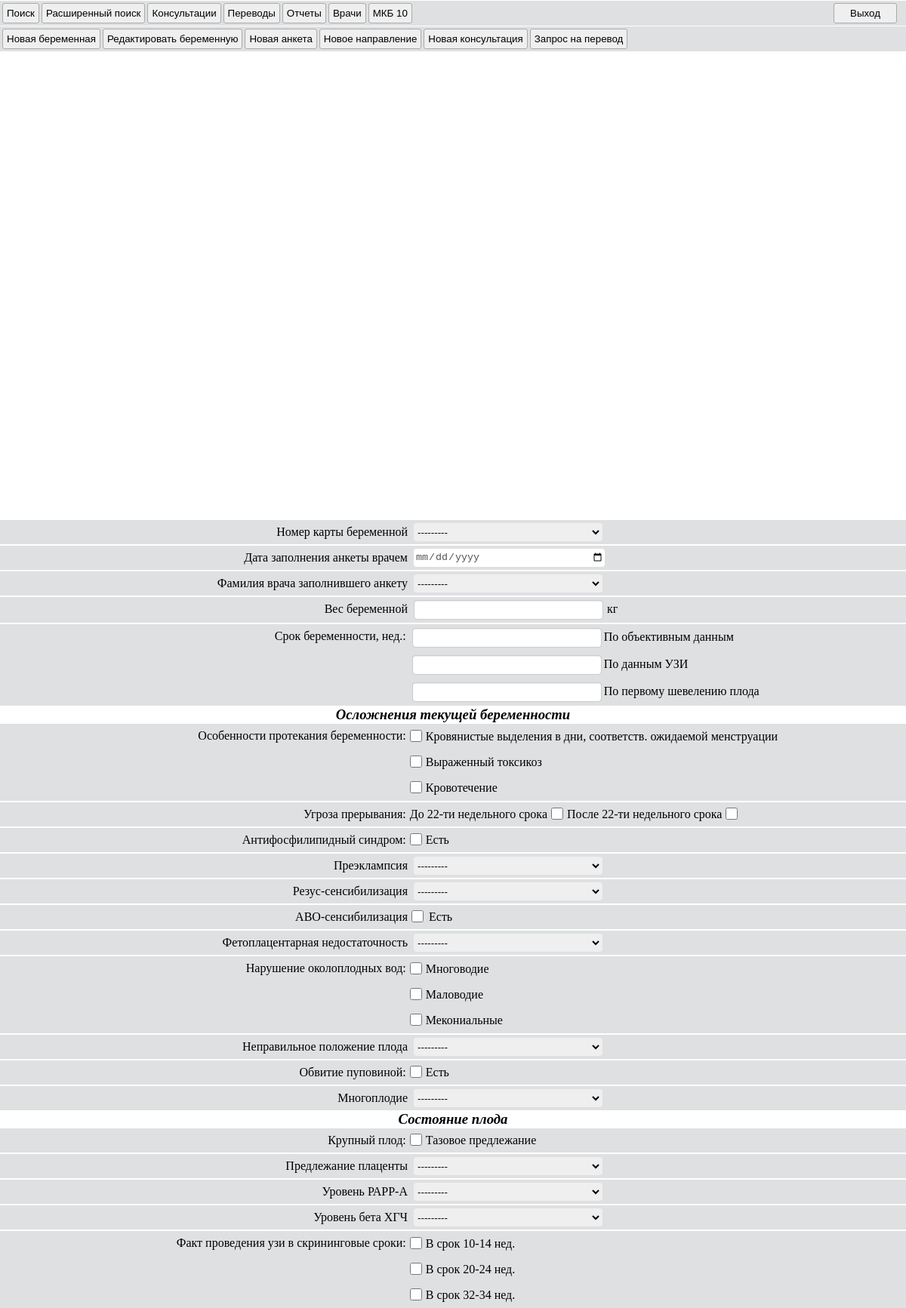
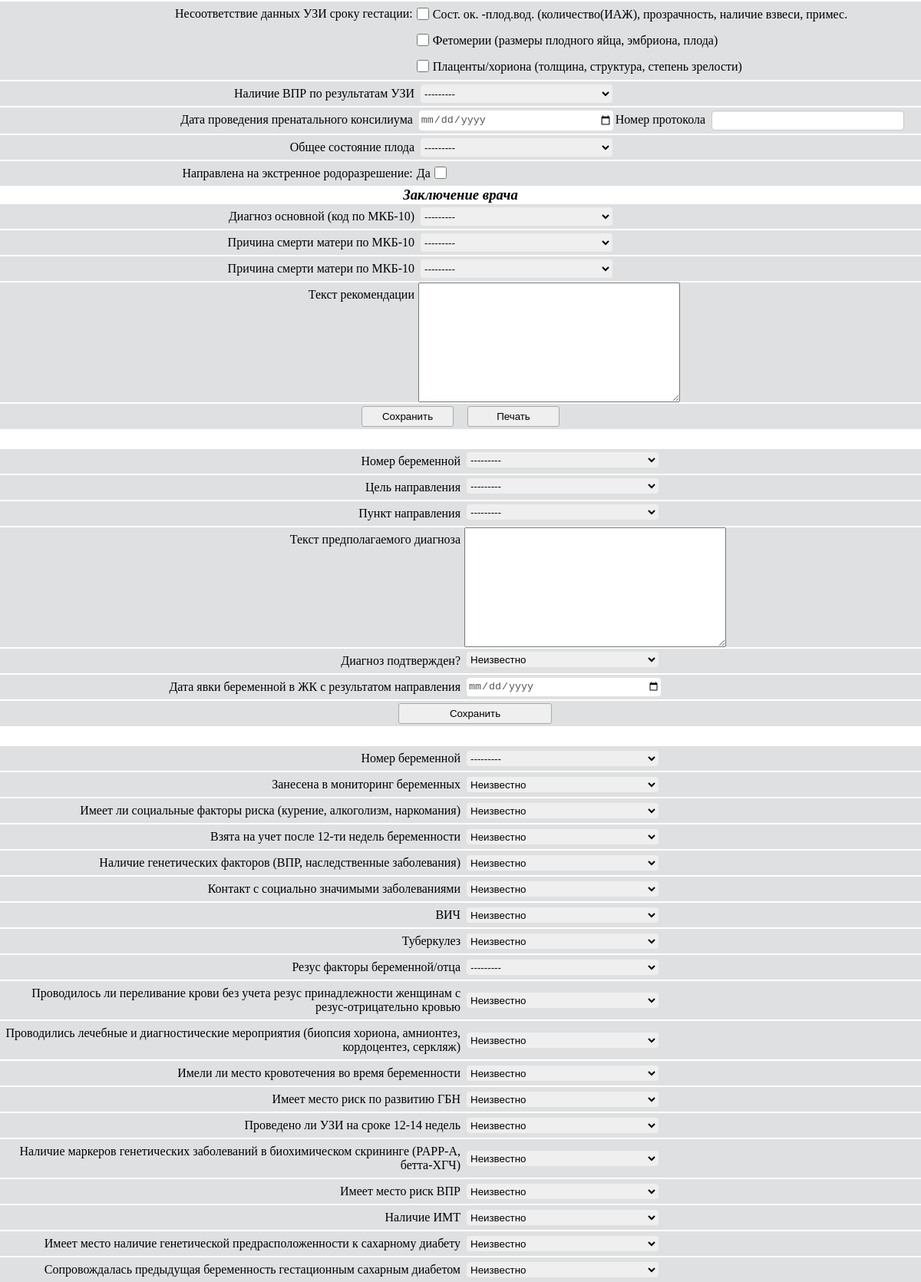
The app's page / (signed in, upper part) with its own data (2 pictures, top to bottom).
### apps/core/models.py (models this page shows)
class FetoplacentarnayaNedostatochnost(models.Model):
    class Meta:
        verbose_name = 'фетоплацентарная недостаточность'
        verbose_name_plural = 'фетоплацентарная недостаточность'
    nazvanie = models.CharField(verbose_name='Название', max_length=255, null=True, blank=True)
    def __str__(self):
        return self.nazvanie

class NepravilnoePolojeniePloda(models.Model):
    class Meta:
        verbose_name = 'Неправильное положение плода'
        verbose_name_plural = 'Неправильное положение плода'
    nazvanie = models.CharField(verbose_name='Название', max_length=255, null=True, blank=True)
    def __str__(self):
        return self.nazvanie

### apps/core/views.py (the view)
# urls.py: path('', home, name='home'),
def home(request):
    if not request.user.is_active:
        return redirect(to='/login')
    form = BeremennayaFormPart1(label_suffix='')
    beremennaya_vrednie_privichki_form = BeremennayaVredniePrivichki(label_suffix='')
    beremennaya_vrednie_factori_form = BeremennayaVrednieFactori(label_suffix='')
    beremennaya_form = BeremennayaForm(label_suffix='')
    beremennaya_infekcionnie_bolezni_form = BeremennayaInfekcionnieBolezniForm(label_suffix='')
    beremennaya_razmer_taza_form = BeremennayaRazmerTazaForm(label_suffix='')
    beremennaya_zabolevanie_vnut_form = BeremennayaZabolevanieVnutForm(label_suffix='')
    beremennayao_oslojneniya_beremennosti_form = BeremennayaOslojneniyaBeremennostiForm(label_suffix='')
    beremennayao_oslojneniya_rodov_form = BeremennayaOslojneniyaRodovForm(label_suffix='')
    beremennayao_novorojdenniy_plod_form = BeremennayaNovorojdenniyPlodForm(label_suffix='')
    beremennaya_bolezni_endokr_form = BeremennayaBolezniEndokrForm(label_suffix='')
    beremennaya_bolezni_krovi_form = BeremennayaBolezniKroviForm(label_suffix='')
    beremennaya_psih_rastroystva_form = BeremennayaPsihRastroystvaForm(label_suffix='')
    beremennaya_bolezni_ns_form = BeremennayaBolezniNsForm(label_suffix='')
    beremennaya_bolezni_sistemi_krovoob_form = BeremennayaBolezniSistemiKrovoobForm(label_suffix='')
    beremennaya_bolezni_organov_dihaniya_form = BeremennayaBolezniOrganovDihaniyaForm(label_suffix='')
    beremennaya_bolezni_organov_moch_form = BeremennayaBolezniOrganovMochForm(label_suffix='')
    beremennaya_somaticheskie_pokazateli_form = BeremennayaSomaticheskiePokazateliForm(label_suffix='')
    anketa_form = AnketaForm(label_suffix='')
    anketa_srok_beremennosti_form = AnketaSrokBeremennostiForm(label_suffix='')
    anketa_osobennosti_form = AnketaOsobennostiForm(label_suffix='')
    anketa_narushenie_form = AnketaNarushenieForm(label_suffix='')
    anketa_fakt_form = AnketaFaktForm(label_suffix='')
    anketa_nesootvetstvie_form = AnketaNesootvetstvieForm(label_suffix='')
    ishod_form = IshodForm(label_suffix='')
    konsultaciaya_form = KonsultaciayaForm(label_suffix='')
    napravlenie_form = NapravlenieForm(label_suffix='')
    smena_jk_form = SmenaJKForm(label_suffix='')
    return render(request, "home.html", {
        'form': form,
        'anketa_form': anketa_form,
        'ishod_form': ishod_form,
        'beremennaya_vrednie_privichki_form': beremennaya_vrednie_privichki_form,
        'beremennaya_vrednie_factori_form': beremennaya_vrednie_factori_form,
        'beremennaya_form': beremennaya_form,
        'beremennaya_infekcionnie_bolezni_form': beremennaya_infekcionnie_bolezni_form,
        'beremennaya_razmer_taza_form': beremennaya_razmer_taza_form,
        'beremennaya_zabolevanie_vnut_form': beremennaya_zabolevanie_vnut_form,
        'beremennayao_oslojneniya_beremennosti_form': beremennayao_oslojneniya_beremennosti_form,
        'beremennayao_oslojneniya_rodov_form': beremennayao_oslojneniya_rodov_form,
        'beremennayao_novorojdenniy_plod_form': beremennayao_novorojdenniy_plod_form,
        'beremennaya_bolezni_endokr_form': beremennaya_bolezni_endokr_form,
        'beremennaya_bolezni_krovi_form': beremennaya_bolezni_krovi_form,
        'beremennaya_psih_rastroystva_form': beremennaya_psih_rastroystva_form,
        'beremennaya_bolezni_ns_form': beremennaya_bolezni_ns_form,
        'beremennaya_bolezni_sistemi_krovoob_form': beremennaya_bolezni_sistemi_krovoob_form,
        'beremennaya_bolezni_organov_dihaniya_form': beremennaya_bolezni_organov_dihaniya_form,
        'beremennaya_bolezni_organov_moch_form': beremennaya_bolezni_organov_moch_form,
        'beremennaya_somaticheskie_pokazateli_form': beremennaya_somaticheskie_pokazateli_form,
        'anketa_srok_beremennosti_form': anketa_srok_beremennosti_form,
        'anketa_osobennosti_form': anketa_osobennosti_form,
        'anketa_narushenie_form': anketa_narushenie_form,
        'anketa_fakt_form': anketa_fakt_form,
        'anketa_nesootvetstvie_form': anketa_nesootvetstvie_form,
        'konsultaciaya_form': konsultaciaya_form,
        'napravlenie_form': napravlenie_form,
        'smena_jk_form': smena_jk_form,
    })

### apps/core/templates/home.html (shortened to what this page needs)
{% load static %}
<!DOCTYPE html>
<html lang="ru" style="height: 100%">
<head>
    <link rel="stylesheet" href="{% static 'core/jqwidgets-scripts/jqwidgets/styles/jqx.base.css' %}" type="text/css"/>
    <link rel="stylesheet" href="{% static 'core/jqwidgets-scripts/jqwidgets/styles/jqx.arctic.css' %}"
          type="text/css"/>
    <link rel="stylesheet" href="{% static 'core/style.css' %}">
</head>
<body>
{% include 'partical/menu.html' %}
{% include 'beremennya/window_beremennya.html' %}
{% include 'partical/mkb10/window_mkb10.html' %}
{% include 'partical/smenaJK/window_smenaJK.html' %}
{% include 'partical/doctor/window_doktor.html' %}
{% include 'beremennya/beremennaya_tabs/anketi/window_anketi.html' %}
{% include 'beremennya/beremennaya_tabs/napravlenie/window_napravlenie.html' %}
{% include 'beremennya/beremennaya_tabs/konsultaciaya/window_konsultaciya.html' %}
</body>

### apps/core/templates/beremennya/beremennaya_tabs/anketi/window_anketi.html (shortened to what this page needs)
<div class="window_anketi">
    <div style="overflow: hidden; padding: 0" class="tab_anketi">
        <ul>
            <li></li>
        </ul>
        <div class="tab_beremennya_anketi">
            <form id="novaya_anketa" class="novaya_anketa" action="{% url 'home' %}" method="post">
                <div class="default">
                    {{ anketa_form.nomer_anketi.label_tag }}
                    {{ anketa_form.nomer_anketi }}
                </div>
                <div class="default">
                    {{ anketa_form.data_zapolneniya_anketi_vrachem.label_tag }}
                    {{ anketa_form.data_zapolneniya_anketi_vrachem }}
                </div>
                <div class="default">
                    {{ anketa_form.familiya_vracha.label_tag }}
                    {{ anketa_form.familiya_vracha }}
                </div>
                <div class="default">
                    {{ anketa_form.ves_beremennoy.label_tag }}
                    {{ anketa_form.ves_beremennoy }}
                    <div class="doptext">кг</div>
                </div>
                <div class="default">
                    <div class="text">Срок беременности, нед.:</div>
                    <div class="FixP">{{ anketa_srok_beremennosti_form.as_p }}</div>
                </div>
                <h3>Осложнения текущей беременности</h3>
                <div class="default">
                    <div class="text">Особенности протекания беременности:</div>
                    <div class="FixP">{{ anketa_osobennosti_form.as_p }}</div>
                </div>
                <div class="default">
                    <div class="text">Угроза прерывания:</div>
                    <div style="display: inherit" class="FixP">
                        {{ anketa_form.ugroza_prerivaniya_do_22.label_tag }}
                        {{ anketa_form.ugroza_prerivaniya_do_22 }}
                        {{ anketa_form.ugroza_prerivaniya_posle_22.label_tag }}
                        {{ anketa_form.ugroza_prerivaniya_posle_22 }}
                    </div>
                </div>
                <div class="default">
                    <div class="text">Антифосфилипидный синдром:</div>
                    <div style="display: inherit" class="FixP">
                        {{ anketa_form.antifosfolipidniy_sindrom }}
                        {{ anketa_form.antifosfolipidniy_sindrom.label_tag }}
                    </div>
                </div>
                <div class="default">
                    {{ anketa_form.preeklampsiya.label_tag }}
                    {{ anketa_form.preeklampsiya }}
                </div>
                <div class="default">
                    {{ anketa_form.rezus_sensibilizaciya.label_tag }}
                    {{ anketa_form.rezus_sensibilizaciya }}
                </div>
                <div class="default">
                    {{ anketa_form.abo_sensibilizaciya.label_tag }}
                    {{ anketa_form.abo_sensibilizaciya }}
                    <div class="doptext">Eсть</div>
                </div>
                <div class="default">
                    {{ anketa_form.fetoplacentarnaya_nedostatochnost.label_tag }}
                    {{ anketa_form.fetoplacentarnaya_nedostatochnost }}
                </div>
                <div class="default">
                    <div class="text">Нарушение околоплодных вод:</div>
                    <div class="FixP">{{ anketa_narushenie_form.as_p }}</div>
                </div>
                <div class="default">
                    {{ anketa_form.nepravilnoe_polojenie_ploda.label_tag }}
                    {{ anketa_form.nepravilnoe_polojenie_ploda }}
                </div>
                <div class="default">
                    <div class="text">Обвитие пуповиной:</div>
                    <div style="display: inherit" class="FixP">
                        {{ anketa_form.obvitie_pupovini }}
                        {{ anketa_form.obvitie_pupovini.label_tag }}
                    </div>
                </div>
                <div class="default">
                    {{ anketa_form.mnogoplodie.label_tag }}
                    {{ anketa_form.mnogoplodie }}
                </div>
                <h3>Состояние плода</h3>
                <div class="default">
                    <div class="text">Крупный плод:</div>
                    <div style="display: inherit" class="FixP">
                        {{ anketa_form.krupniy_plod }}
                        {{ anketa_form.krupniy_plod.label_tag }}
                    </div>
                </div>
                <div class="default">
                    {{ anketa_form.predlejanie_placenti.label_tag }}
                    {{ anketa_form.predlejanie_placenti }}
                </div>
                <div class="default">
                    {{ anketa_form.uroven_papp_a.label_tag }}
                    {{ anketa_form.uroven_papp_a }}
                </div>
                <div class="default">
                    {{ anketa_form.uroven_beta_hgch.label_tag }}
                    {{ anketa_form.uroven_beta_hgch }}
                </div>
                <div class="default">
                    <div class="text">Факт проведения узи в скрининговые сроки:</div>
                    <div class="FixP">{{ anketa_fakt_form.as_p }}</div>
                </div>
                <div class="default">
                    <div class="text">Несоответствие данных УЗИ сроку гестации:</div>
                    <div class="FixP">{{ anketa_nesootvetstvie_form.as_p }}</div>
                </div>
                <div class="default">
                    {{ anketa_form.nalichie_vpr_po_rezultatam_uzi.label_tag }}
                    {{ anketa_form.nalichie_vpr_po_rezultatam_uzi }}
                </div>
                <div class="default">{{ anketa_form.data_provedeniya_prenatalnogo_konsiliuma.label_tag }}
                    <div style="display: inherit" class="FixP">
                        {{ anketa_form.data_provedeniya_prenatalnogo_konsiliuma }}
                        {{ anketa_form.nomer_protokola.label_tag }}
                        {{ anketa_form.nomer_protokola }}
                    </div>
                </div>
                <div class="default">
                    {{ anketa_form.obshee_sostoyanie_ploda.label_tag }}
                    {{ anketa_form.obshee_sostoyanie_ploda }}
                </div>
                <div class="default">
                    <div class="text">Направлена на экстренное родоразрешение:</div>
                    <div class="FixP">
                        {{ anketa_form.napravlena_na_extrennoe_rodorazreshenie }}
                        {{ anketa_form.napravlena_na_extrennoe_rodorazreshenie.label_tag }}
                    </div>
                </div>
                <h3>Заключение врача</h3>
                <div class="default">
                    {{ anketa_form.diagnoz_osnovnoy_mkb10.label_tag }}
                    {{ anketa_form.diagnoz_osnovnoy_mkb10 }}
                </div>
                <div class="default">
                    {{ anketa_form.diagnoz_oslojneniya_mkb10.label_tag }}
                    {{ anketa_form.diagnoz_oslojneniya_mkb10 }}
                </div>
                <div class="default">
                    {{ anketa_form.diagnoz_soputstvuyshiy_mkb10.label_tag }}
                    {{ anketa_form.diagnoz_soputstvuyshiy_mkb10 }}
                </div>
                <div class="default">
                    {{ anketa_form.dopolnitelnie_zamechaniya_vracha.label_tag }}
                    {{ anketa_form.dopolnitelnie_zamechaniya_vracha }}
                </div>
                <div style="position: sticky; bottom: 0;" class="default">
                    <button class="menubtn save_anketa" type="submit">Сохранить</button>
                    <button class="menubtn pechat_anketa" type="submit">Печать</button>
                </div>
            </form>
        </div>
    </div>
</div>

### records on screen
FetoplacentarnayaNedostatochnost: antifosfolipidniy_sindrom.label_tag "Есть", obvitie_pupovini.label_tag "Есть"
NepravilnoePolojeniePloda: krupniy_plod.label_tag "Тазовое предлежание"

### other values on screen
{{ anketa_form.nomer_anketi.label_tag }} "Номер карты беременной"
{{ anketa_form.data_zapolneniya_anketi_vrachem.label_tag }} "Дата заполнения анкеты врачем"
{{ anketa_form.familiya_vracha.label_tag }} "Фамилия врача заполнившего анкету"
{{ anketa_form.ves_beremennoy.label_tag }} "Вес беременной"
{{ anketa_form.ugroza_prerivaniya_do_22.label_tag }} "До 22-ти недельного срока"
{{ anketa_form.ugroza_prerivaniya_posle_22.label_tag }} "После 22-ти недельного срока"
{{ anketa_form.preeklampsiya.label_tag }} "Преэклампсия"
{{ anketa_form.rezus_sensibilizaciya.label_tag }} "Резус-сенсибилизация"
{{ anketa_form.abo_sensibilizaciya.label_tag }} "ABO-сенсибилизация"
{{ anketa_form.fetoplacentarnaya_nedostatochnost.label_tag }} "Фетоплацентарная недостаточность"
{{ anketa_form.nepravilnoe_polojenie_ploda.label_tag }} "Неправильное положение плода"
{{ anketa_form.mnogoplodie.label_tag }} "Многоплодие"
{{ anketa_form.predlejanie_placenti.label_tag }} "Предлежание плаценты"
{{ anketa_form.uroven_papp_a.label_tag }} "Уровень РАРР-А"
{{ anketa_form.uroven_beta_hgch.label_tag }} "Уровень бета ХГЧ"
